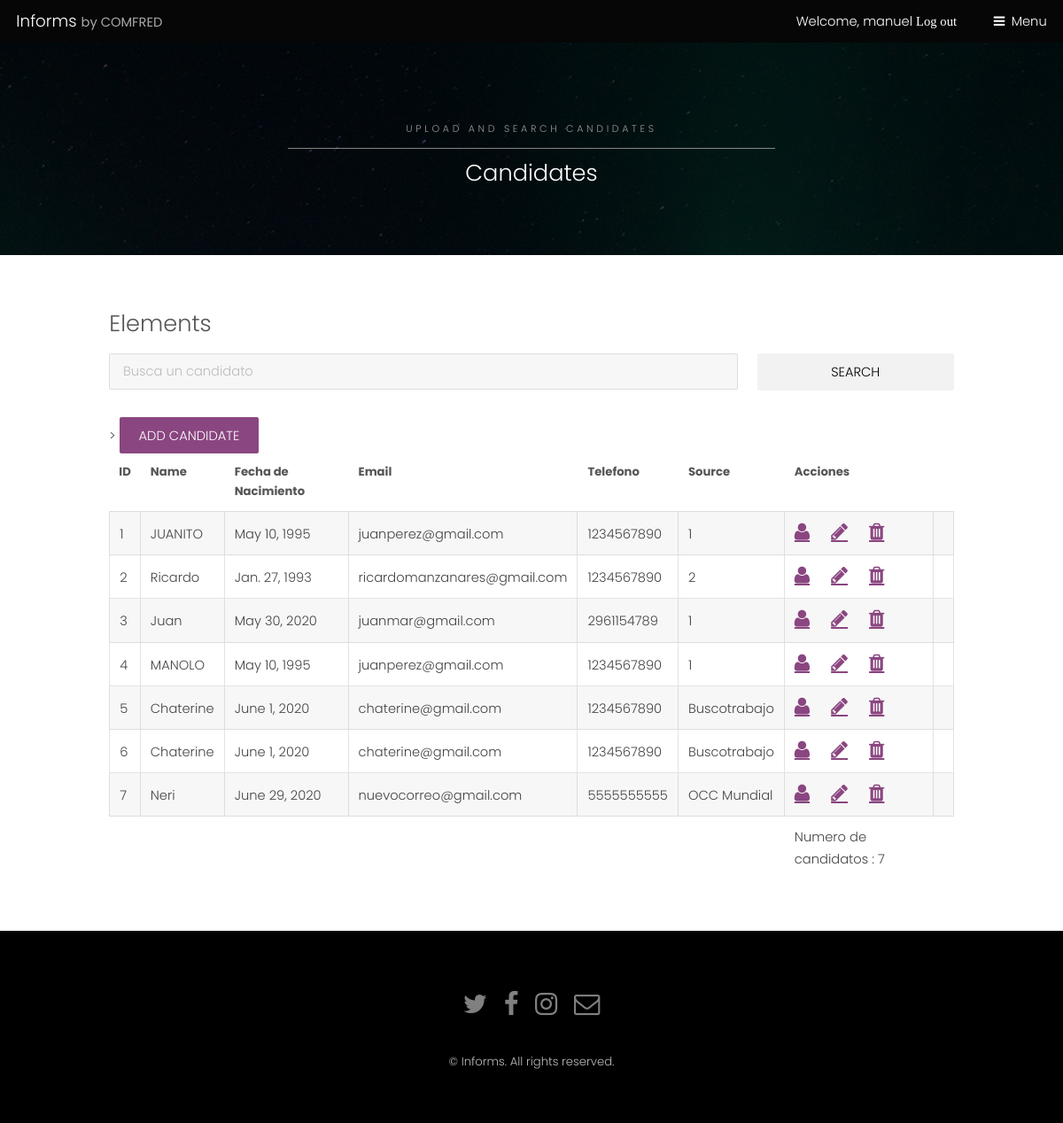
The page /candidates/ (signed in) on the database its author committed.
### candidates/models.py (models this page shows, shortened)
class Candidate(models.Model):
    recruiter = models.ForeignKey(settings.AUTH_USER_MODEL, on_delete = models.CASCADE)
    first_name = models.CharField(null = False, max_length=50)
    second_name = models.CharField(null=True, blank=True, max_length=50)
    last_name = models.CharField(null=False, max_length=50)
    second_last_name = models.CharField(null=True, blank=True, max_length=50)
    birthdate = models.DateField(null=False)
    email = models.EmailField(null = False)
    phone = models.CharField(max_length=10, null=False, default='1234567890')
    comments = models.TextField(null=True, blank=True)
    created_date = models.DateField(null=False, default=timezone.now)
    SOURCE_OPTIONS = (
        ('SELECIONAR', 'SELECIONAR'),
        ('Bolsa de trabajo UV', 'Bolsa de trabajo UV'),
        ('OCC Mundial', 'OCC Mundial'),
        ('Buscotrabajo', 'Buscotrabajo'),
        ('Quierotrabajo', 'Quierotrabajo')
    )
    source = models.CharField(choices=SOURCE_OPTIONS, max_length=200, default='SELECCIONAR')
    STATUS_OPCIONS = (
        ('AVAILABLE', 'AVAILABLE'),
        ('INTERVIEW', 'INTERVIEW'),
        ('NOT AVAILABLE', 'NOT AVAILABLE'),
        ('HIRED', 'HIRED'),
    )
    status = models.CharField(choices=STATUS_OPCIONS, max_length=200, default='AVAILABLE')

### candidates/views.py (the view)
# urls.py: path('', views.candidates, name='candidates'),
@login_required
def candidates(request):
    if request.method == 'POST':
        query = request.POST.get('query')
        candidate_list = Candidate.objects.filter(first_name__contains=query)
        return render(request, 'candidates/index.html', { 'candidate_list': candidate_list })
    else:
        candidate_list = Candidate.objects.all()
        return render(request, 'candidates/index.html', { 'candidate_list': candidate_list })

### candidates/templates/candidates/index.html (shortened to what this page needs)
{% extends 'candidates/base.html' %}
{% load static %}
{% block content %}
<section id="One" class="wrapper style3" style="background-image:url({% static 'images/bg.jpg' %})">
    <div class="inner">
        <header class="align-center">
            <p>Upload and search candidates</p>
            <h2>Candidates</h2>
        </header>
    </div>
</section>
<div id="main" class="container">
        <h2 id="elements">Elements</h2>
         <form method="post" action="{% url 'candidates' %}">
            <div class="row uniform">
                <div class="9u 12u$(small)">
                    <input type="text" name="query" id="query" value="" placeholder="Busca un candidato" />
                </div>
                <div class="3u$ 12u$(small)">
                    <input type="submit" value="Search" class="fit" />
                </div>
            </div>
        </form>
    >
                    <a href="{% url 'candidate_add' %}" style="margin-bottom: 10px;" class="button special">Add candidate</a>
                    <div class="table-wrapper">
                        <table class="alt">
                            <thead>
                                <tr>
                                    <th>ID</th>
                                    <th>Name</th>
                                    <th>Fecha de Nacimiento</th>
                                    <th>Email</th>
                                    <th>Telefono</th>
                                    <th>Source</th>
                                    <th>Acciones</th>
                                </tr>
                            </thead>
                            <tbody>
                                {% for candidate in candidate_list %}
                                    <tr>
                                    <td>{{candidate.pk}}</td>
                                    <td>{{candidate.first_name}}</td>
                                    <td>{{candidate.birthdate}}</td>
                                    <td>{{candidate.email}}</td>
                                    <td>{{candidate.phone}}</td>
                                    <td>{{candidate.source }}</td>
                                    <td>
                                        <a style="font-size: 1.5em; margin-right: 20px" class="fa fa-user"href="{% url 'candidate_profile' candidate.pk %}"></a>
                                        <a style="font-size: 1.5em; margin-right: 20px" class="fa fa-pencil" href={% url 'candidate_edit' candidate.pk %}></a>
                                        <a style="font-size: 1.5em; margin-right: 20px" class="fa fa-trash"></a>
                                    <td>
                                    </td>
                                </tr>
                                {% endfor %}
                            </tbody>
                            <tfoot>
                                <tr>
                                    <td colspan="6"></td>
                                    <td>Numero de candidatos : {{candidate_list.count}}</td>
                                </tr>
                            </tfoot>
                        </table>
                    </div>
</div>
{% endblock %}

### candidates/templates/candidates/base.html (shortened to what this page needs)
{% load static %}
<html>
    <head>
        <link rel="stylesheet" href="{% static 'css/main.css' %}" />
        <link rel="stylesheet" href="{% static 'css/font-awesome.min.css' %}" />
    </head>
    <body class="subpage">
			<header id="header">
				<div class="logo"><a href="{% url 'homepage' %}">Informs <span>by COMFRED</span></a></div>
				{% if user.is_authenticated %}
					<a href="{% url 'logout' %}?next=/">Welcome, {{user.username}} <span class="fa fa-sing-out">Log out</span></a>
				{% else %}
					<a href="/accounts/login/?next=/">Login <span class="fa fa-sing-in">Log out</span></a>
				{% endif %}
				<a href="#menu">Menu</a>
			</header>
        {% block content %}
        {% endblock %}
			<footer id="footer">
				<div class="container">
					<ul class="icons">
						<li><a href="#" class="icon fa-twitter"><span class="label">Twitter</span></a></li>
						<li><a href="#" class="icon fa-facebook"><span class="label">Facebook</span></a></li>
						<li><a href="#" class="icon fa-instagram"><span class="label">Instagram</span></a></li>
						<li><a href="#" class="icon fa-envelope-o"><span class="label">Email</span></a></li>
					</ul>
				</div>
				<div class="copyright">
					&copy; Informs. All rights reserved.
				</div>
			</footer>
    </body>
</html>

### rows shown on the page
Candidate: pk "1", first_name "JUANITO", birthdate "May 10, 1995", email "juanperez@gmail.com", phone "1234567890", source "1"
Candidate: pk "2", first_name "Ricardo", birthdate "Jan. 27, 1993", email "ricardomanzanares@gmail.com", phone "1234567890", source "2"
Candidate: pk "3", first_name "Juan", birthdate "May 30, 2020", email "juanmar@gmail.com", phone "2961154789", source "1"
Candidate: pk "4", first_name "MANOLO", birthdate "May 10, 1995", email "juanperez@gmail.com", phone "1234567890", source "1"
Candidate: pk "5", first_name "Chaterine", birthdate "June 1, 2020", email "chaterine@gmail.com", phone "1234567890", source "Buscotrabajo"
Candidate: pk "6", first_name "Chaterine", birthdate "June 1, 2020", email "chaterine@gmail.com", phone "1234567890", source "Buscotrabajo"
Candidate: pk "7", first_name "Neri", birthdate "June 29, 2020", email "nuevocorreo@gmail.com", phone "5555555555", source "OCC Mundial"

### other values the page prints
{{ user.username }} "manuel"
{{ candidate_list.count }} "7"
